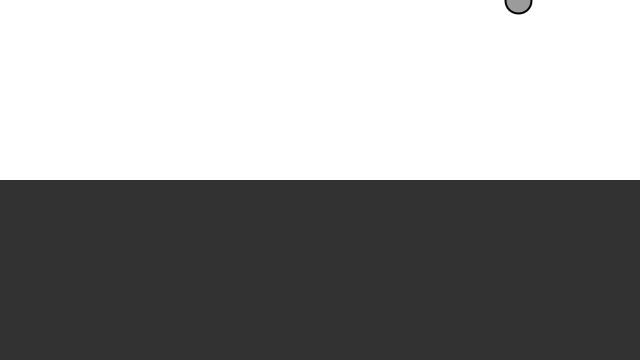
Frame 1 (no input)
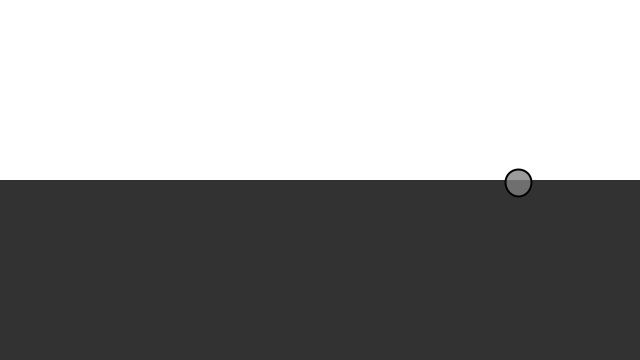
Frame 60 (the mouse pressed at the canvas centre just before this capture)
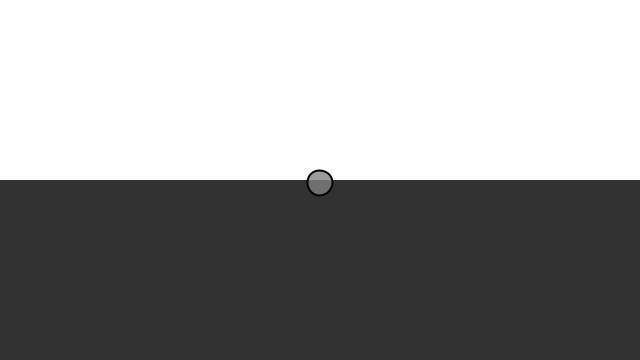
Frame 120 (the mouse held since frame 60 and released just before this capture)

The Processing sketch that drew these frames (run headless with seeded random() and noise(); from frame 60 on, the mouse is pressed at the canvas centre):

// Processing sketch: Fluidresistance
// ── Fluidresistance.pde
Mover mover;

Liquid liquid;

void setup() {
  size(640, 360);

  reset();

  // Create mover object
  mover = new Mover(random(0.5, 5), random(100, width - 100), 0);

  // Create liquid object

  liquid = new Liquid(0, height / 2, width, height / 2, 0.2);
}

void draw() {
  background(255);

  // Draw water
  liquid.display();

  if (liquid.contains(mover)) {
    // Calculate drag force
    PVector dragForce = liquid.drag(mover);

    // Apply drag force to Mover
    mover.applyForce(dragForce);
  }

  // Gravity is scaled by mass here!
  PVector gravity = new PVector(0, 0.1 * mover.mass);

  // Apply gravity
  mover.applyForce(gravity);

  // Update and display
  mover.update();

  mover.display();

  mover.checkEdges();
}

void mousePressed() {
  reset();
}

// Restart all the Mover objects randomly
void reset() {
  mover = new Mover(random(0.5, 5), mouseX, 0);
}

// ── Liquid.pde
class Liquid {
  // Liquid is a rectangle
  float x, y, w, h;

  // Coefficient of drag
  float c;

  Liquid(float _x, float _y, float _w, float _h, float _c) {
    x = _x;

    y = _y;

    w = _w;

    h = _h;

    c = _c;
  }

  // Is the Mover in the Liquid?
  boolean contains(Mover m) {
    PVector l = m.location;

    return l.x > x && l.x < x + w && l.y > y && l.y < y + h;
  }

  // Calculate drag force
  PVector drag(Mover m) {
    // Magnitude is coefficient * speed squared
    float speed = m.velocity.mag();

    float dragMagnitude = c * speed * speed;

    // Direction is inverse of velocity
    PVector dragForce = m.velocity.copy();

    dragForce.mult(-1);

    dragForce.normalize();

    dragForce.mult(dragMagnitude);

    return dragForce;
  }

  void display() {
    noStroke();

    fill(50);

    rect(x, y, w, h);
  }
}

// ── Mover.pde
class Mover {
  // location
  PVector location;

  // velocity
  PVector velocity;

  // acceleration
  PVector acceleration;

  // Mass is tied to size
  float mass;

  Mover(float m, float x, float y) {
    mass = m;

    location = new PVector(x, y);

    velocity = new PVector(0, 0);

    acceleration = new PVector(0, 0);
  }

  // Newton's 2nd law: F = m * a
  // or  a = F / m
  void applyForce(PVector force) {
    // Divide by mass
    PVector f = PVector.div(force, mass);

    // Accumulate all forces in acceleration
    acceleration.add(f);
  }

  void update() {
    // Velocity changes according to acceleration
    velocity.add(acceleration);

    // Location changes by velocity
    location.add(velocity);

    // We must clear acceleration each frame
    acceleration.mult(0);
  }

  // Draw Mover
  void display() {
    stroke(0);

    strokeWeight(2);

    fill(127, 200);

    ellipse(location.x, location.y, mass * 16, mass * 16);
  }

  // Bounce off bottom of window
  void checkEdges() {
    if (location.y > height) {
      // A little dampening when hitting the bottom
      velocity.y *= -0.9;

      location.y = height;
    }
  }
}
